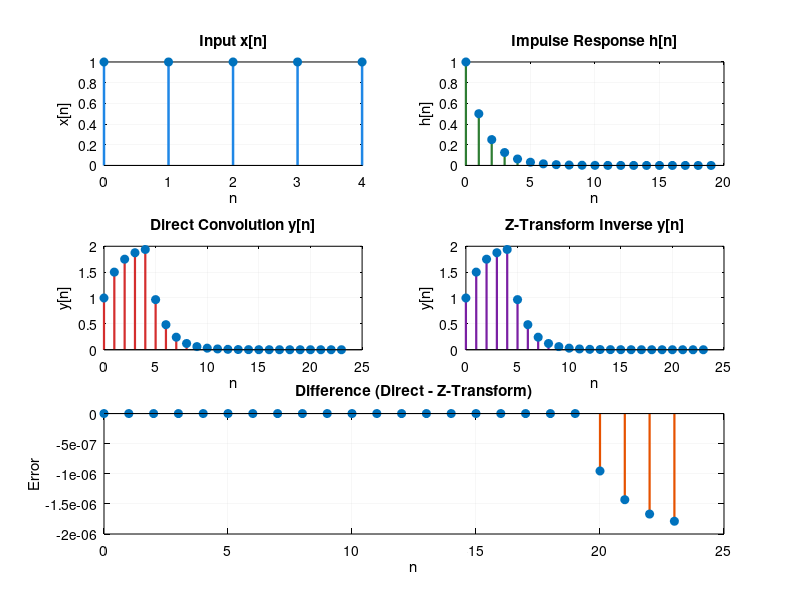
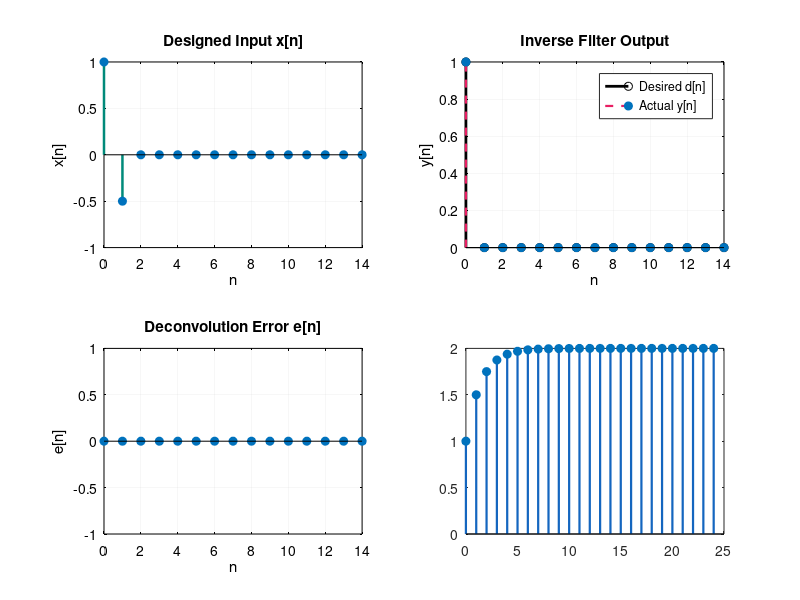

MATLAB code for these plots, in order: (Note: this script raises an error after producing the figures.)
% Clear the workspace, close figures, and clear the command window.
clear;
close all;
clc;

% Define the input signal and its time indices.
x = [1, 1, 1, 1, 1];
nx = 0:4;
Lx = length(x);

% Define the impulse response of the system.
Lh = 20;
nh = 0:(Lh - 1);
h = (0.5) .^ nh;

% Initialize output parameters for linear convolution.
Ly = Lx + Lh - 1;
ny = 0:(Ly - 1);
y_direct = zeros(1, Ly);

% Compute the convolution directly using nested summations.
for n_idx = 1:Ly
    n = n_idx - 1;
    sum_val = 0;
    for k_idx = 1:Lx
        k = k_idx - 1;
        lag = n - k;
        if (lag >= 0) && (lag < Lh)
            sum_val = sum_val + x(k_idx) * h(lag + 1);
        end
    end
    y_direct(n_idx) = sum_val;
end

% Compute the output using MATLAB's convolution function.
y_conv = conv(x, h);

% Define numerator and denominator coefficients for the input and system.
B_h = 1;
A_h = [1, -0.5];
B_x = [1, 1, 1, 1, 1];
A_x = 1;

% Combine the input and system transfer functions.
B_y = conv(B_x, B_h);
A_y = conv(A_x, A_h);

% Compute the output using the inverse Z-transform representation.
delta = zeros(1, Ly);
delta(1) = 1;
y_z = filter(B_y, A_y, delta);

% Define the desired finite-duration output.
N_design = 15;
d = zeros(1, N_design);
d(1) = 1;

% Construct the lower-triangular convolution matrix.
H_mat = zeros(N_design, N_design);
for r = 1:N_design
    for c = 1:r
        H_mat(r, c) = h(r - c + 1);
    end
end

% Solve for the input that produces the desired output.
x_des = (H_mat \ d')';
y_actual = conv(x_des, h);
y_eval = y_actual(1:N_design);
err_sig = y_eval - d;
mse = mean(err_sig .^ 2);
max_err = max(abs(err_sig));

% Compute the finite-duration step response.
N_step = 25;
n_step = 0:(N_step - 1);
u = ones(1, N_step);
s_full = conv(u, h);
s = s_full(1:N_step);
y_ss = 2.0;

% Create the first figure and configure its appearance.
fig1 = figure(1);
set(fig1, 'Color', 'w');

% Plot the input signal.
subplot(3, 2, 1);
stem(nx, x, 'filled', 'Color', [0.12, 0.53, 0.90], 'LineWidth', 1.8); grid on;
set(gca, 'Color', 'w', 'XColor', 'k', 'YColor', 'k', 'GridColor', [0.8, 0.8, 0.8]);
title('Input x[n]', 'Color', 'k', 'FontWeight', 'bold');
xlabel('n', 'Color', 'k'); ylabel('x[n]', 'Color', 'k');

% Plot the impulse response.
subplot(3, 2, 2);
stem(nh, h, 'filled', 'Color', [0.18, 0.49, 0.20], 'LineWidth', 1.6); grid on;
set(gca, 'Color', 'w', 'XColor', 'k', 'YColor', 'k', 'GridColor', [0.8, 0.8, 0.8]);
title('Impulse Response h[n]', 'Color', 'k', 'FontWeight', 'bold');
xlabel('n', 'Color', 'k'); ylabel('h[n]', 'Color', 'k');

% Plot the direct convolution output.
subplot(3, 2, 3);
stem(ny, y_direct, 'filled', 'Color', [0.83, 0.18, 0.18], 'LineWidth', 1.6); grid on;
set(gca, 'Color', 'w', 'XColor', 'k', 'YColor', 'k', 'GridColor', [0.8, 0.8, 0.8]);
title('Direct Convolution y[n]', 'Color', 'k', 'FontWeight', 'bold');
xlabel('n', 'Color', 'k'); ylabel('y[n]', 'Color', 'k');

% Plot the Z-transform inverse output.
subplot(3, 2, 4);
stem(ny, y_z, 'filled', 'Color', [0.48, 0.12, 0.64], 'LineWidth', 1.6); grid on;
set(gca, 'Color', 'w', 'XColor', 'k', 'YColor', 'k', 'GridColor', [0.8, 0.8, 0.8]);
title('Z-Transform Inverse y[n]', 'Color', 'k', 'FontWeight', 'bold');
xlabel('n', 'Color', 'k'); ylabel('y[n]', 'Color', 'k');

% Plot the difference between the two convolution methods.
subplot(3, 2, [5, 6]);
stem(ny, y_direct - y_z, 'filled', 'Color', [0.90, 0.32, 0.00], 'LineWidth', 1.6); grid on;
set(gca, 'Color', 'w', 'XColor', 'k', 'YColor', 'k', 'GridColor', [0.8, 0.8, 0.8]);
title('Difference (Direct - Z-Transform)', 'Color', 'k', 'FontWeight', 'bold');
xlabel('n', 'Color', 'k'); ylabel('Error', 'Color', 'k');

% Create the second figure and configure its appearance.
fig2 = figure(2);
set(fig2, 'Color', 'w');

% Plot the designed input signal.
subplot(2, 2, 1);
stem(0:(length(x_des)-1), x_des, 'filled', 'Color', [0.0, 0.54, 0.48], 'LineWidth', 1.8); grid on;
set(gca, 'Color', 'w', 'XColor', 'k', 'YColor', 'k', 'GridColor', [0.8, 0.8, 0.8]);
title('Designed Input x[n]', 'Color', 'k', 'FontWeight', 'bold');
xlabel('n', 'Color', 'k'); ylabel('x[n]', 'Color', 'k');

% Compare the desired and actual inverse-filter outputs.
subplot(2, 2, 2);
stem(0:(N_design-1), d, 'k', 'LineWidth', 2.0); hold on;
stem(0:(N_design-1), y_eval, '--', 'filled', 'Color', [0.91, 0.12, 0.39], 'LineWidth', 1.6); hold off;
grid on; legend('Desired d[n]', 'Actual y[n]', 'TextColor', 'k');
set(gca, 'Color', 'w', 'XColor', 'k', 'YColor', 'k', 'GridColor', [0.8, 0.8, 0.8]);
title('Inverse Filter Output', 'Color', 'k', 'FontWeight', 'bold');
xlabel('n', 'Color', 'k'); ylabel('y[n]', 'Color', 'k');

% Plot the deconvolution error.
subplot(2, 2, 3);
stem(0:(N_design-1), err_sig, 'filled', 'Color', [1.0, 0.43, 0.0], 'LineWidth', 1.6); grid on;
set(gca, 'Color', 'w', 'XColor', 'k', 'YColor', 'k', 'GridColor', [0.8, 0.8, 0.8]);
title('Deconvolution Error e[n]', 'Color', 'k', 'FontWeight', 'bold');
xlabel('n', 'Color', 'k'); ylabel('e[n]', 'Color', 'k');

% Plot the step response and its steady-state value.
subplot(2, 2, 4);
stem(n_step, s, 'filled', 'Color', [0.08, 0.40, 0.75], 'LineWidth', 1.6); hold on;
yline(y_ss, 'r--', 'Steady-State = 2.0', 'LineWidth', 2.0); hold off;
grid on; set(gca, 'Color', 'w', 'XColor', 'k', 'YColor', 'k', 'GridColor', [0.8, 0.8, 0.8]);
title('Step Response Steady-State', 'Color', 'k', 'FontWeight', 'bold');
xlabel('n', 'Color', 'k'); ylabel('s[n]', 'Color', 'k');

% Display the simulation results and error metrics.
disp('--- Simulation Completed Successfully ---');
disp('Part (a) First 5 samples:');
disp(y_direct(1:5));
disp('Part (b) First 5 samples:');
disp(y_z(1:5));
disp('Designed Input x[n]:');
disp(x_des(1:5));
fprintf('MSE Error: %e\n', mse);
fprintf('Steady-State Output: %f\n', s(end));
